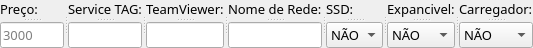
         <widget class="QSplitter" name="splitter_16">
          <property name="orientation">
           <enum>Qt::Horizontal</enum>
          </property>
          <widget class="QSplitter" name="splitter_17">
           <property name="orientation">
            <enum>Qt::Vertical</enum>
           </property>
           <widget class="QLabel" name="label_10">
            <property name="font">
             <font>
              <family>Asap</family>
              <pointsize>10</pointsize>
             </font>
            </property>
            <property name="text">
             <string>Preço:</string>
            </property>
           </widget>
           <widget class="QLineEdit" name="notPreco">
            <property name="maximumSize">
             <size>
              <width>80</width>
              <height>16777215</height>
             </size>
            </property>
            <property name="font">
             <font>
              <family>Asap</family>
              <pointsize>10</pointsize>
             </font>
            </property>
            <property name="maxLength">
             <number>25</number>
            </property>
            <property name="placeholderText">
             <string>3000</string>
            </property>
           </widget>
          </widget>
          <widget class="QSplitter" name="splitter_23">
           <property name="orientation">
            <enum>Qt::Vertical</enum>
           </property>
           <widget class="QLabel" name="label_19">
            <property name="font">
             <font>
              <family>Asap</family>
              <pointsize>10</pointsize>
             </font>
            </property>
            <property name="text">
             <string>Service TAG:</string>
            </property>
           </widget>
           <widget class="QLineEdit" name="notService">
            <property name="maximumSize">
             <size>
              <width>150</width>
              <height>16777215</height>
             </size>
            </property>
            <property name="font">
             <font>
              <family>Asap</family>
              <pointsize>10</pointsize>
             </font>
            </property>
            <property name="maxLength">
             <number>25</number>
            </property>
            <property name="placeholderText">
             <string/>
            </property>
           </widget>
          </widget>
          <widget class="QSplitter" name="splitter_21">
           <property name="orientation">
            <enum>Qt::Vertical</enum>
           </property>
           <widget class="QLabel" name="label_18">
            <property name="font">
             <font>
              <family>Asap</family>
              <pointsize>10</pointsize>
             </font>
            </property>
            <property name="text">
             <string>TeamViewer:</string>
            </property>
           </widget>
           <widget class="QLineEdit" name="notTeam">
            <property name="maximumSize">
             <size>
              <width>250</width>
              <height>16777215</height>
             </size>
            </property>
            <property name="font">
             <font>
              <family>Asap</family>
              <pointsize>10</pointsize>
             </font>
            </property>
            <property name="maxLength">
             <number>25</number>
            </property>
            <property name="placeholderText">
             <string/>
            </property>
           </widget>
          </widget>
          <widget class="QSplitter" name="splitter_25">
           <property name="orientation">
            <enum>Qt::Vertical</enum>
           </property>
           <widget class="QLabel" name="label_20">
            <property name="font">
             <font>
              <family>Asap</family>
              <pointsize>10</pointsize>
             </font>
            </property>
            <property name="text">
             <string>Nome de Rede:</string>
            </property>
           </widget>
           <widget class="QLineEdit" name="notRede">
            <property name="maximumSize">
             <size>
              <width>250</width>
              <height>16777215</height>
             </size>
            </property>
            <property name="font">
             <font>
              <family>Asap</family>
              <pointsize>10</pointsize>
             </font>
            </property>
            <property name="maxLength">
             <number>25</number>
            </property>
            <property name="placeholderText">
             <string/>
            </property>
           </widget>
          </widget>
          <widget class="QSplitter" name="splitter_18">
           <property name="orientation">
            <enum>Qt::Vertical</enum>
           </property>
           <widget class="QLabel" name="label_28">
            <property name="font">
             <font>
              <family>Asap</family>
              <pointsize>10</pointsize>
             </font>
            </property>
            <property name="text">
             <string>SSD:</string>
            </property>
           </widget>
           <widget class="QComboBox" name="notBoxSSD">
            <property name="maximumSize">
             <size>
              <width>100</width>
              <height>16777215</height>
             </size>
            </property>
            <property name="font">
             <font>
              <family>Asap</family>
              <pointsize>10</pointsize>
             </font>
            </property>
            <property name="cursor">
             <cursorShape>PointingHandCursor</cursorShape>
            </property>
            <item>
             <property name="text">
              <string>NÃO</string>
             </property>
            </item>
            <item>
             <property name="text">
              <string>SIM</string>
             </property>
            </item>
           </widget>
          </widget>
          <widget class="QSplitter" name="splitter_34">
           <property name="orientation">
            <enum>Qt::Vertical</enum>
           </property>
           <widget class="QLabel" name="label_29">
            <property name="font">
             <font>
              <family>Asap</family>
              <pointsize>10</pointsize>
             </font>
            </property>
            <property name="text">
             <string>Expancivel:</string>
            </property>
           </widget>
           <widget class="QComboBox" name="notBoxExp">
            <property name="maximumSize">
             <size>
              <width>100</width>
              <height>16777215</height>
             </size>
            </property>
            <property name="font">
             <font>
              <family>Asap</family>
              <pointsize>10</pointsize>
             </font>
            </property>
            <property name="cursor">
             <cursorShape>PointingHandCursor</cursorShape>
            </property>
            <item>
             <property name="text">
              <string>NÃO</string>
             </property>
            </item>
            <item>
             <property name="text">
              <string>SIM</string>
             </property>
            </item>
           </widget>
          </widget>
          <widget class="QSplitter" name="splitter_20">
           <property name="orientation">
            <enum>Qt::Vertical</enum>
           </property>
           <widget class="QLabel" name="label_86">
            <property name="font">
             <font>
              <family>Asap</family>
              <pointsize>10</pointsize>
             </font>
            </property>
            <property name="text">
             <string>Carregador:</string>
            </property>
           </widget>
           <widget class="QComboBox" name="notBoxCarregador">
            <property name="maximumSize">
             <size>
              <width>100</width>
              <height>16777215</height>
             </size>
            </property>
            <property name="font">
             <font>
              <family>Asap</family>
              <pointsize>10</pointsize>
             </font>
            </property>
            <property name="cursor">
             <cursorShape>PointingHandCursor</cursorShape>
            </property>
            <item>
             <property name="text">
              <string>NÃO</string>
             </property>
            </item>
            <item>
             <property name="text">
              <string>SIM</string>
             </property>
            </item>
           </widget>
          </widget>
         </widget>
